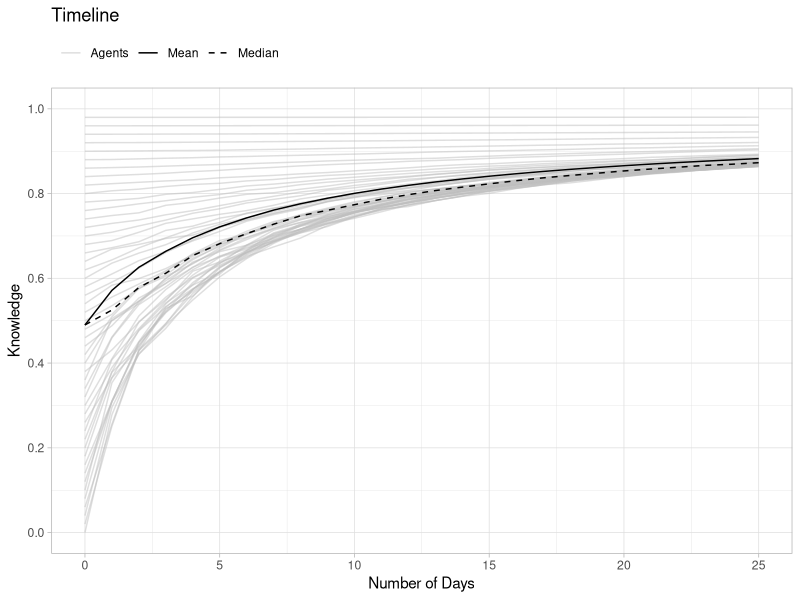
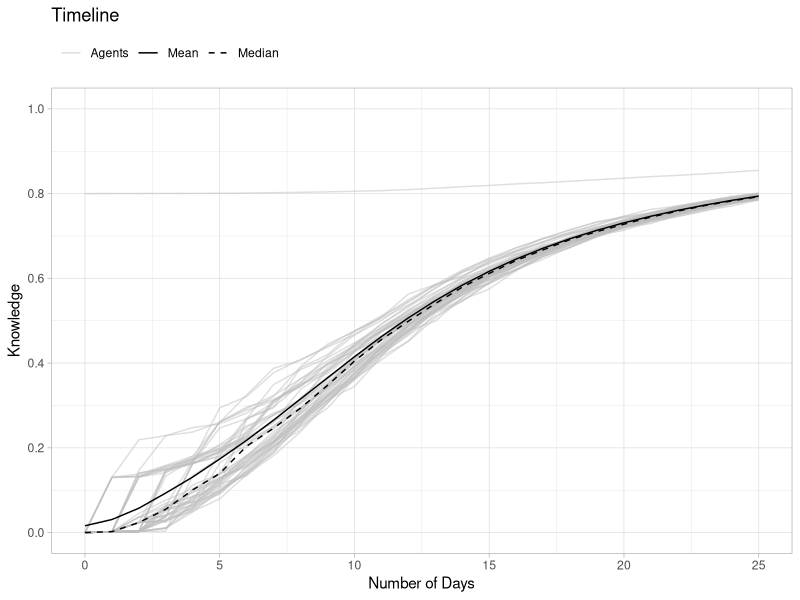

The R source for these figures, in order:
## ---- chunk 1
library(tidyverse)  
# set.seed(1)
## ---- chunk 2
nA = 10            # number of Agents
ID = seq_len(nA)  # ID of the Agents

Pop <- tibble( ID = ID )
Pop
## ---- chunk 3
set_Knowledge <- function(Pop = Pop,
                          Typ = FALSE,
                          K = Knowledge) {
  Kname <- "Knowledge"
  if (Typ != FALSE) {
    Kname <- paste(Kname, Typ, sep = "_")
  }
  Pop <- Pop %>%
    mutate(!!Kname := K)

  return(Pop)
}
## ---- chunk 4
K <- seq_len(nA)/5

Pop <- set_Knowledge( Pop = Pop, K = 0.5 )
Pop <- set_Knowledge( Pop = Pop, Typ = "A", K = K )
Pop
## ---- chunk 5
update_Knowledge <- function(Pop = Pop,
                            Typ = FALSE,
                            add = 0,
                            fac = 1) {
  Kname <- "Knowledge"
  if (Typ != FALSE) {
    Kname <- paste(Kname, Typ, sep = "_")
  }
  if (Kname %in% colnames(Pop)) {
    Pop <- Pop %>%
      mutate( !!Kname := ( .data[[Kname]] + add ) * fac )
  } else {
    Pop <- set_Knowledge(Pop = Pop, K = add, Typ = Typ)
    Pop <- Pop %>%
      mutate( !!Kname := .data[[Kname]] * fac )
  }
  return(Pop)
}
## ---- chunk 6
add <- seq_len(nA)/20
fac <- seq_len(nA)/10 

Pop <- update_Knowledge( Pop = Pop, add = add ) 
Pop <- update_Knowledge( Pop = Pop, Typ = "A", fac = fac ) 
Pop <- update_Knowledge( Pop = Pop, Typ = "B", add = add, fac = fac ) 
Pop
## ---- chunk 7
set_LearnRate <- function(Pop = Pop,
                          LR = LearnRate) {
  LRname <- "LearnRate"
  Pop <- Pop %>%
    mutate(!!LRname := LR,
           !!LRname := pmax(.data[[LRname]],1E-3))
  return(Pop)
}
## ---- chunk 8
LR <- seq_len(nA)/5  
Pop <- set_LearnRate( Pop = Pop, LR = 0 ) 
Pop
## ---- chunk 9
update_LearnRate_Knowledge <- function(Pop = Pop,
                                       Typ = FALSE) {
  LR <- "LearnRate"
  Kname <- "Knowledge"
  if (Typ != FALSE) {
    Kname <- paste(Kname, Typ, sep = "_")
  }
  if (Kname %in% colnames(Pop)) {
    Pop <- Pop %>%
      mutate( !!LR := .data[[Kname]] * 0.5,
              !!LR := pmax(.data[[LR]],1E-3))
  }
  return(Pop)
}
## ---- chunk 10
Pop <- update_LearnRate_Knowledge( Pop = Pop )  
Pop
## ---- chunk 11
set_StudyTime <- function(Pop = Pop,
                          ST = 0) {
  STname <- "StudyTime"
  Pop <- Pop %>%
    mutate(!!STname := ST)
  return(Pop)
}
## ---- chunk 12
Pop <- set_StudyTime( Pop = Pop, ST = 3)  
Pop
## ---- chunk 13
update_StudyTime <- function(Pop = Pop,
                             dT = TimeToAdd) {
  STname <- "StudyTime"
  if (STname %in% colnames(Pop)) {
    Pop <- Pop %>%
      mutate( !!STname := .data[[STname]] + dT )
  } else {
    Pop <- set_StudyTime(Pop = Pop, ST = dT )
  }
  return(Pop)
}
## ---- chunk 14
Pop <- update_StudyTime( Pop = Pop, dT = 1)   
Pop
## ---- chunk 15
sel_SubPop <- function(Pop = Pop,
                       IDs = NULL,
                       n = 2) {
    if (is.null(IDs)) {
      IDs <- sample( Pop[["ID"]], size=n )
    }
  SubPop <- list()
  SubPop$sel <- Pop %>%
    filter(ID %in% IDs) %>%
    arrange(match(ID, IDs))
  SubPop$rest <- Pop %>%
    filter(!ID %in% IDs)
  return(SubPop)
}
## ---- chunk 16
SubPop <- sel_SubPop( Pop = Pop )
SubPop$sel
SubPop$rest
## ---- chunk 17
SubPop <- sel_SubPop( Pop = Pop , IDs = c(2, 1))
SubPop$sel
SubPop$rest
## ---- chunk 18
int_SubPop <- function(SubPop = SubPop,
                       Pop = Pop) {
  col_sort <- colnames(Pop)
  SubPop <- SubPop[, col_sort]
  IDs <- SubPop[["ID"]]
  Pop[Pop$ID %in% IDs,] <- SubPop
  Pop <- Pop %>%
    arrange(ID)
  return(Pop)
}
## ---- chunk 19
Pop
SubPop <- sel_SubPop(Pop = Pop, n = 2 )$sel
SubPop <- set_Knowledge(Pop = SubPop, K = 0)
SubPop
Pop <- int_SubPop(SubPop = SubPop, Pop = Pop)
Pop
## ---- chunk 20

get_Timeline <- function(TL = Timeline,
                          Time = 0,
                          Pop = Pop,
                          Info = name,
                          Sum = 0) {
  TLadd <- tibble( ID = Pop[["ID"]],
                   Time = Time,
                   !!Info := Pop[[Info]])
  if (Sum == 1) {
    Sumname1 <- paste(Info,"mean", sep = "_")
    Sumname2 <- paste(Info,"median", sep = "_")
    TLadd <- TLadd %>%
        mutate(!!Sumname1 := mean(Pop[[Info]], na.rm = TRUE),
               !!Sumname2 := median(Pop[[Info]], na.rm = TRUE))
    }
  if (Time == 0) {
    TL <- TLadd
  } else {
    TL <- bind_rows(TL, TLadd)
  }
  return(TL) 
}
## ---- chunk 21
Timeline <- get_Timeline( TL = Timeline, 
                           Time = 0, 
                           Pop = Pop, 
                           Info = "Knowledge", 
                           Sum = 1)
Timeline <- get_Timeline( TL = Timeline, 
                           Time = 1, 
                           Pop = Pop, 
                           Info = "Knowledge", 
                           Sum = 1)
Timeline

## ---- chunk 22
learn <- function(Pop = Pop,
                  Typ = FALSE,
                  LR = FALSE,
                  ST = StudyTime) {
  Kname <- "Knowledge"
  if (Typ != FALSE) {
    Kname <- paste(Kname, Typ, sep = "_")
  }
  if (Kname %in% colnames(Pop)) {
    K <- Pop[[Kname]]
  }
  if (LR == FALSE) {
    if ("LearnRate" %in% colnames(Pop)) {
      LR <- Pop[["LearnRate"]]
    }
  }

  T0 <- ( 1 - K )^( 1 / -LR )   # assumed time learnd allready
  K <- 1 - ( T0 + ST )^( -LR )  # Knowledge after time learnd
  
  Pop <- set_Knowledge(Pop = Pop, Typ = Typ, K = K)
  Pop <- update_StudyTime(Pop = Pop, dT = ST)
  return(Pop)
}
## ---- chunk 23
Pop <- tibble( ID = ID )
Pop <- set_Knowledge(Pop = Pop, K = 0.1)
Pop <- set_LearnRate(Pop = Pop, LR = 1)
Pop

Pop <- learn( Pop = Pop, ST = 1)
Pop
## ---- chunk 24
sel_Slot_rnd <- function(Pop = Pop,
                         psize = percentsOfPop) {   
  sID <- "Slot_ID"
  n <- round(nrow(Pop)*psize / 2, 0)
  n <- max(n, 1)
  n <- min(n, round(nrow(Pop) / 2, 0))
  
  SubPop <- sel_SubPop( Pop = Pop, n = n)   
  Slot1 <- SubPop$sel %>%     
    mutate(!!sID := seq_len(n)) 
  SubPop <- sel_SubPop( Pop = SubPop$rest, n = n) 
  Slot2 <- SubPop$sel %>%     
    mutate(!!sID := seq_len(n))
  Slot <- bind_rows(Slot1, Slot2)
  return(Slot)  
  }  
## ---- chunk 25
Pop
Slot <- sel_Slot_rnd(Pop = Pop, psize = 1)
Slot
## ---- chunk 26
set_SlotPar <- function(Slot = Slot,
                        ST = SlotDuration) {
  LRname <- "LearnRate"
  sLRname <- "Slot_LearnRate"
  STname <- "Slot_Duration"
  Slot <- Slot %>%
    group_by(Slot_ID) %>%
    mutate( !!sLRname := mean(.data[[LRname]], na.rm = TRUE),
            !!STname := ST) %>%
    ungroup()
  return(Slot)
}

## ---- chunk 27
Slot <- set_SlotPar(Slot = Slot, ST = 1)
Slot
## ---- chunk 28
learn_Slot <- function(Slot = Slot,
                       Typ = FALSE) {
  Kname <- "Knowledge"
  if (Typ != FALSE) {
    Kname <- paste(Kname, Typ, sep = "_")
  }
  LRname <- "Slot_LearnRate"
  STname <- "Slot_Duration"
  K <- Slot[[Kname]]
  LR <- Slot[[LRname]]
  ST <- Slot[[STname]]

  T0 <- ( 1 - K )^( 1 / -LR )   # assumed time learnd allready
  K <- 1 - ( T0 + ST )^( -LR )  # Knowledge after time learnd
  Slot <- set_Knowledge(Pop = Slot, Typ = Typ, K = K)
  Slot <- update_StudyTime(Pop = Slot, dT = ST)
  return(Slot)
}
## ---- chunk 29
Slot <- learn_Slot(Slot = Slot)
Slot
## ---- chunk 30
learn_Days <- function(Pop = Pop,                        
                       Typ = FALSE,
                       pM = percentsOfMeetings,
                       dH = 8,
                       ST = 1) { 
  Pop <- update_LearnRate_Knowledge( Pop = Pop, Typ = Typ )
  Pop <- update_StudyTime( Pop = Pop , dT = 0)
  for(i in 1:dH) {
    Slot <- sel_Slot_rnd( Pop = Pop, psize = pM )
    Slot <- set_SlotPar(Slot = Slot, ST = ST)
    Slot <- learn_Slot(Slot = Slot, Typ = Typ)
    Pop <- int_SubPop( SubPop = Slot, Pop = Pop )
  } 
  Pop <- update_LearnRate_Knowledge( Pop = Pop, Typ = Typ )
  return(Pop) 
  }
## ---- chunk 31
Pop <- update_LearnRate_Knowledge( Pop = Pop, Typ = FALSE )
Pop <- set_StudyTime( Pop = Pop , ST = 0)
Pop
Pop <- learn_Days(Pop = Pop, pM = 0.8, dH = 8 ) 
Pop
## ---- chunk 32
plt_Timeline <- function(TL = Timeline) {
  ggplot(data = TL, aes(x = Time)) +
  geom_line(aes(y = Knowledge, group = ID, color = "Agents"), 
            alpha = 0.5,
            linetype = "solid") +
  geom_line(aes(y = Knowledge_mean, color = "Mean"),
            linetype = "solid")  +
  geom_line(aes(y = Knowledge_median, color = "Median"),
            linetype = "dashed") +
  ggtitle("Timeline") +
  xlab("Number of Days") +
  ylab("Knowledge") +
  scale_y_continuous(
    limits = c(0, 1),
    breaks = seq(0, 1, 0.2)
  ) +
  scale_color_manual(
    values = c("Agents" = "grey", "Mean" = "black", "Median" = "black"),
    labels = c("Agents" = "Agents", "Mean" = "Mean", "Median" = "Median")
  ) +
  theme_light() +
  theme(legend.title = element_blank(),
        legend.position = "top",
        legend.justification = "left"
        )
}
## ---- chunk 33

sim_Days <- function(Pop = Pop,
                     Typ = FALSE,
                     nD = NumberOfDays,
                     pM = precentsOfMeetings,
                     dH = 8,
                     ST = 1) {
  Kname <- "Knowledge"
  if (Typ != FALSE) {
    Kname <- paste(Kname, Typ, sep = "_")
  }
  Pop <- update_LearnRate_Knowledge( Pop = Pop )
  Pop <- set_StudyTime( Pop = Pop, ST = 0 )
  TL <- get_Timeline( TL =TL,
                       Time = 0,
                       Pop = Pop,
                       Info = Kname,
                       Sum = 1 )
  for(i in 1:nD) {
    Pop <- learn_Days(Pop = Pop,
                      Typ = Typ,
                      pM = pM,
                      dH = dH,
                      ST = ST)
    TL <- get_Timeline( TL =TL,
                         Time = i,
                         Pop = Pop,
                         Info = Kname,
                         Sum = 1 )
  }
    
  Output <- list( Pop = Pop,
                  TL = TL)
  return(Output)
}
## ---- chunk 34

nA <- 50                          # number of Agents
ID <- seq_len(nA)                 # ID of the Agents
K <- (seq_len(nA)-1)/50           # Knowledge

nM <- 160                         # number of meetings(mean)
pM <- 0.80
nD <- nM / 8 / pM

Pop <- tibble( ID = ID )
Pop <- set_Knowledge( Pop = Pop, K = K )
Pop

res <- sim_Days(Pop = Pop,
                nD = nD,
                pM = pM)

mean(res$Pop[["StudyTime"]])
res$Pop
plt_Timeline(res$TL)

## ---- chunk 35
K <- 0           # Knowledge

Pop <- tibble( ID = ID )
Pop <- set_Knowledge( Pop = Pop, K = K )
Pop[ID == 1, "Knowledge"] <- 0.8
Pop

res <- sim_Days(Pop = Pop,
                nD = nD,
                pM = pM)

res$Pop
plt_Timeline(res$TL)
